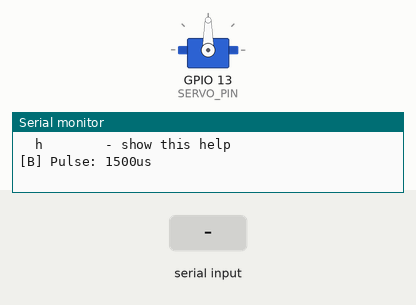
A sketch run on a simulated ESP32. On the bench: servo, the last lines printed to the serial monitor. Inputs (shaded band) come from the test bench.

Above: at 1.7 s.
1.8 s: "m\n" received over Serial
At 2.9 s:
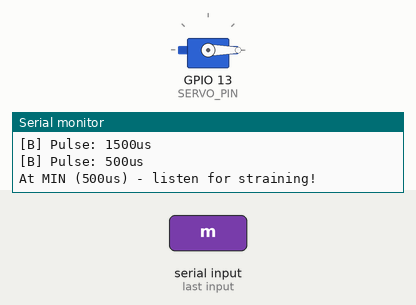
3.3 s: "x\n" received over Serial
At 4.0 s:
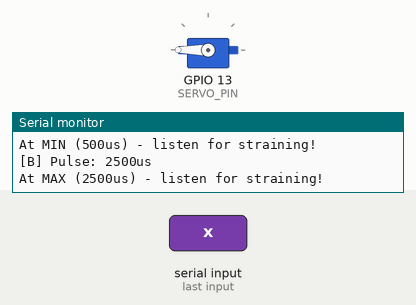
4.8 s: "-\n" received over Serial
At 5.2 s:
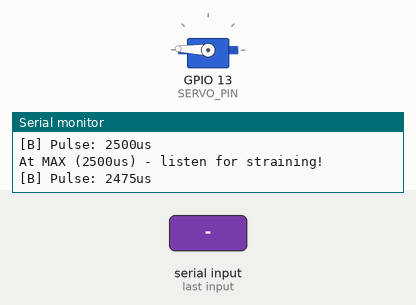
6.3 s: "c\n" received over Serial
At 7.5 s:
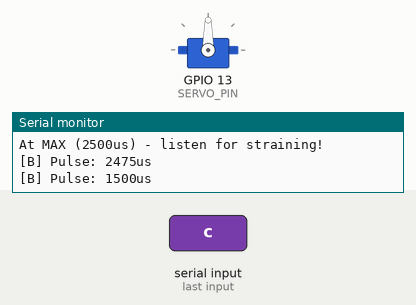
7.8 s: "90,45\n" received over Serial
At 8.6 s:
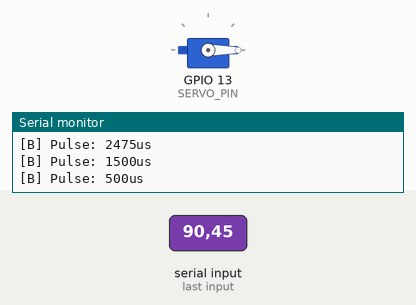
Timing chart, 0 to 10.3 s (numbered marks = the images above; inputs shaded):
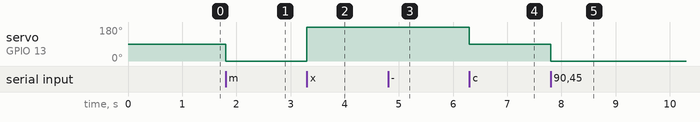

Measured:
- after the input at 1.8 s, servo on GPIO 13 (SERVO_PIN): 90° → 0° at once
- after the input at 3.3 s, servo on GPIO 13 (SERVO_PIN): 0° → 180° at once
- after the input at 4.8 s, servo on GPIO 13 (SERVO_PIN): 180° → 178° at once
- after the input at 6.3 s, servo on GPIO 13 (SERVO_PIN): 178° → 90° at once
- after the input at 7.8 s, servo on GPIO 13 (SERVO_PIN): 90° → 0° at once

The sketch:

Servo_Calibration_Tool_B.ino
```cpp
/*
  Servo Calibration / Identification Tool — MODULE B
  Board: ESP32-WROVER (Freenove)

  PURPOSE:
    Figures out two things about an unknown MG996R-style servo:
      (a) Is it CONTINUOUS ROTATION or POSITIONAL (180°)?
      (b) What are its real min/max pulse widths (they often differ
          from the textbook 1000-2000us)?

  WIRING:
    Servo Signal (orange/yellow) -> GPIO 13   (Module B)
    Servo VCC (red)              -> external 5V supply (NOT ESP32 5V/3V3 pin)
    Servo GND (brown/black)      -> common GND with ESP32

  NOTE ON GPIO 13:
    Unlike GPIO 12, GPIO 13 is NOT a flash-voltage strapping pin on the
    ESP32, so there's no boot-time caveat here — safe to drive from
    power-on.

  LIBRARY REQUIRED:
    "ESP32Servo" (Kevin Harrington / John K. Bennett) - install via
    Arduino IDE -> Tools -> Manage Libraries

  HOW TO USE (Serial Monitor, 115200 baud, line ending = "Newline"):
    1. Send "c" to center the servo at 1500us. Note the shaft position.
    2. Send "+" a few times (or "-") and watch what happens:
         - If it keeps spinning continuously in one direction and speeds
           up/slows down as you move away from 1500 -> CONTINUOUS ROTATION servo.
         - If it moves to a position and then STOPS (holds there, doesn't
           keep spinning) -> POSITIONAL (180°) servo.
    3. Use "a" to auto-sweep slowly from 500us to 2500us and back so you
       can watch/listen for grinding or stalling at the extremes. Send any
       character to stop the sweep immediately if you hear straining.
    4. Use direct numbers (e.g. "800", "2200") to jump straight to a pulse
       width and check behavior at that point.
    5. For a POSITIONAL servo: the min/max pulses where it just stops
       moving further (without straining/buzzing) are your real limits.
       For a CONTINUOUS servo: note the pulse where it visibly stops
       spinning (should be near 1500, but note the exact value - that's
       your true "stop" point, since cheap servos often aren't perfectly
       centered).

  RESULT LOG (Module B):
    Not yet measured. Module A's true stop came in at 1650us (150us off
    the textbook 1500 center) — do NOT assume B mirrors that offset.
    It's a different physical unit; measure it independently the same way.

  SAFETY:
    Never hold a pulse width at an extreme for long if you hear the motor
    straining/buzzing without moving - that's a stall, and it damages
    positional servos. Back off immediately.
*/

#include <ESP32Servo.h>

const int SERVO_PIN = 13;   // Module B

int currentPulse = 1500;   // start centered
int stepSize = 25;         // us per +/- command

Servo myServo;

void setup() {
  Serial.begin(115200);
  delay(500);

  ESP32PWM::allocateTimer(0);
  ESP32PWM::allocateTimer(1);
  ESP32PWM::allocateTimer(2);
  ESP32PWM::allocateTimer(3);

  myServo.setPeriodHertz(50);
  myServo.attach(SERVO_PIN, 500, 2500); // wide range for testing extremes

  myServo.writeMicroseconds(currentPulse);

  Serial.println("=== Servo Calibration Tool — MODULE B (GPIO 13) ===");
  printHelp();
  printStatus();
}

void loop() {
  if (Serial.available() > 0) {
    String cmd = Serial.readStringUntil('\n');
    cmd.trim();
    if (cmd.length() == 0) return;

    if (cmd.equalsIgnoreCase("h")) {
      printHelp();
    }
    else if (cmd.equalsIgnoreCase("c")) {
      setPulse(1500);
    }
    else if (cmd == "+" || cmd.equalsIgnoreCase("u")) {
      setPulse(currentPulse + stepSize);
    }
    else if (cmd == "-" || cmd.equalsIgnoreCase("d")) {
      setPulse(currentPulse - stepSize);
    }
    else if (cmd.equalsIgnoreCase("m")) {
      setPulse(500);
      Serial.println("At MIN (500us) - listen for straining!");
    }
    else if (cmd.equalsIgnoreCase("x")) {
      setPulse(2500);
      Serial.println("At MAX (2500us) - listen for straining!");
    }
    else if (cmd.equalsIgnoreCase("a")) {
      autoSweep();
    }
    else if (cmd.startsWith("step ")) {
      int newStep = cmd.substring(5).toInt();
      if (newStep > 0) {
        stepSize = newStep;
        Serial.print("Step size set to: ");
        Serial.println(stepSize);
      }
    }
    else {
      int val = cmd.toInt();
      if (val == 0 && cmd != "0") {
        Serial.println("Unknown command. Type 'h' for help.");
      } else {
        setPulse(val);
      }
    }
  }
}

void setPulse(int us) {
  us = constrain(us, 500, 2500);
  currentPulse = us;
  myServo.writeMicroseconds(currentPulse);
  printStatus();
}

void printStatus() {
  Serial.print("[B] Pulse: ");
  Serial.print(currentPulse);
  Serial.println("us");
}

void autoSweep() {
  Serial.println("Auto-sweeping 500us -> 2500us -> 500us. Send any key to abort.");
  bool aborted = false;

  for (int us = 500; us <= 2500 && !aborted; us += 20) {
    setPulse(us);
    delay(60);
    if (Serial.available() > 0) {
      Serial.readStringUntil('\n'); // consume it
      aborted = true;
    }
  }
  for (int us = 2500; us >= 500 && !aborted; us -= 20) {
    setPulse(us);
    delay(60);
    if (Serial.available() > 0) {
      Serial.readStringUntil('\n');
      aborted = true;
    }
  }

  if (aborted) {
    Serial.println("Sweep aborted by user.");
  } else {
    Serial.println("Sweep complete.");
  }
  setPulse(1500); // return to center/stop for safety
}

void printHelp() {
  Serial.println("Commands:");
  Serial.println("  c        - center (1500us)");
  Serial.println("  + / u    - increase pulse by step (default 25us)");
  Serial.println("  - / d    - decrease pulse by step");
  Serial.println("  m        - jump to MIN (500us)");
  Serial.println("  x        - jump to MAX (2500us)");
  Serial.println("  a        - auto-sweep 500-2500-500us (send any key to abort)");
  Serial.println("  step N   - set +/- step size to N us (e.g. 'step 50')");
  Serial.println("  <number> - jump directly to that pulse width in us");
  Serial.println("  h        - show this help");
}
```
